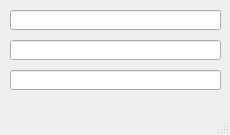
<?xml version="1.0" encoding="UTF-8"?>
<ui version="4.0">
 <class>MainWindow</class>
 <widget class="QMainWindow" name="MainWindow">
  <property name="geometry">
   <rect>
    <x>0</x>
    <y>0</y>
    <width>230</width>
    <height>135</height>
   </rect>
  </property>
  <property name="windowTitle">
   <string>MainWindow</string>
  </property>
  <widget class="QWidget" name="centralWidget">
   <widget class="QLineEdit" name="integerLineEdit">
    <property name="geometry">
     <rect>
      <x>10</x>
      <y>10</y>
      <width>211</width>
      <height>20</height>
     </rect>
    </property>
   </widget>
   <widget class="QLineEdit" name="fileLineEdit">
    <property name="geometry">
     <rect>
      <x>10</x>
      <y>40</y>
      <width>211</width>
      <height>20</height>
     </rect>
    </property>
   </widget>
   <widget class="QLineEdit" name="colorLineEdit">
    <property name="geometry">
     <rect>
      <x>10</x>
      <y>70</y>
      <width>211</width>
      <height>20</height>
     </rect>
    </property>
   </widget>
  </widget>
  <widget class="QMenuBar" name="menuBar">
   <property name="geometry">
    <rect>
     <x>0</x>
     <y>0</y>
     <width>230</width>
     <height>21</height>
    </rect>
   </property>
  </widget>
  <widget class="QStatusBar" name="statusBar"/>
 </widget>
 <layoutdefault spacing="6" margin="11"/>
 <resources/>
 <connections/>
</ui>
